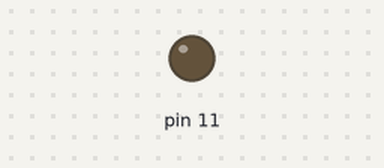
The sketch below on a simulated Arduino Uno, built with avr-gcc and run on an emulated ATmega328P. On the bench: output pins drawn as LEDs (lit = HIGH).

Above: at 0.2 s.
At 37.5 s:
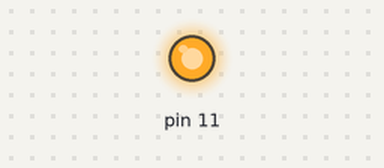
Timing chart, 0 to 65.0 s (numbered marks = the images above):
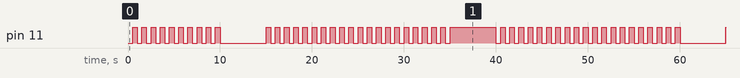

Measured:
- by itself, pin 11: moves between LOW and HIGH, repeating every 50.0 s
- by itself, everything shown: repeats every 50.0 s, in 82 steps

The sketch:

led.ino
```cpp
//https://www.tinkercad.com/things/gj1P9k4Na9u?sharecode=OT7bgV1jrDuAOeFmiUYXAwnJJ-CyykULMH6EAkahIOI
//https://wokwi.com/projects/353735869255332865

// Classe LED
class LED {
  private:
  	int stato; //0 spento, 1 acceso
    int pin; // Pin del LED
    int i=0;
  	int n=10;

  public:
    // Costruttore: imposta la modalità del pin del LED come output
    LED(int p) {
      stato=0;
      pin = p;
      pinMode(pin, OUTPUT);
    }

 void inverti()	//metodo inverti, se lo stato è 1 allora il led si spegne,se lo stato è 0 il LED si accende
  {
    if(stato==0)
      accendi();
    else
      spegni();
  }

  void lampeggio()	//metoro per il lampeggio del LED dopo ogni 500ms
  {
    for(i=0;i<n;i++)
    {
      delay(500);
      inverti();
      delay(500);
      inverti();
    }
  }

  void test()	//metodo per il test dei vari metodi
  {
    lampeggio();
  }

    // Metodo per accendere il LED
    void accendi() {
      digitalWrite(pin, HIGH);
      stato=1;
    }

    // Metodo per spegnere il LED
    void spegni() {
      digitalWrite(pin, LOW);
      stato=0;
    }
};

// Crea un oggetto LED sulla porta 13
LED led(11);

void setup() {
  // Non c'è nulla da fare qui
}

void loop() {
  // Accendi il LED
  //led.accendi();
  // Aspetta per un secondo
  //delay(1000);
  // Spegni il LED
  //led.spegni();
  // Aspetta per un secondo
  //delay(1000);
  led.lampeggio();
  delay(5000);	//pausa di 5 secondi tra un metodo e l'altro
  led.inverti();
  led.test();
}
```
